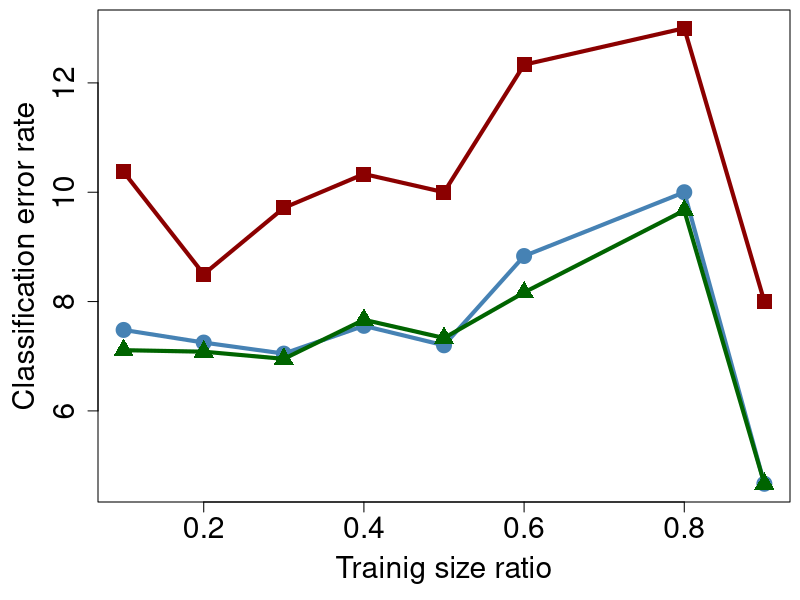

R code for this plot:


d<- read.table("learning_curve.txt")

miny <- min(d[,3:5])
maxy <- max(d[,3:5])

svg("learning_curve.1.svg")
par(mar=c(4.9, 4.9, 0.5, 0.5))


plot(d$V2, d$V3, col="steelblue", pch=19, xlab="Trainig size ratio", ylab="Classification error rate", cex.axis=1.8, cex.lab=1.8, ylim=c(miny, maxy), cex=2)
lines(d$V2, d$V3, col="steelblue", pch=19, lwd=4)> points(d$V2, d$V4, col="green", pch=17, cex=2, lwd=4)

points(d$V2, d$V4, col="darkgreen", pch=17, cex=2, lwd=4)
lines(d$V2, d$V4, col="darkgreen", pch=17, cex=2, lwd=4)

points(d$V2, d$V5, col="darkred", pch=15, cex=2, lwd=4)
lines(d$V2, d$V5, col="darkred", pch=15, cex=2, lwd=4)

dev.off()
